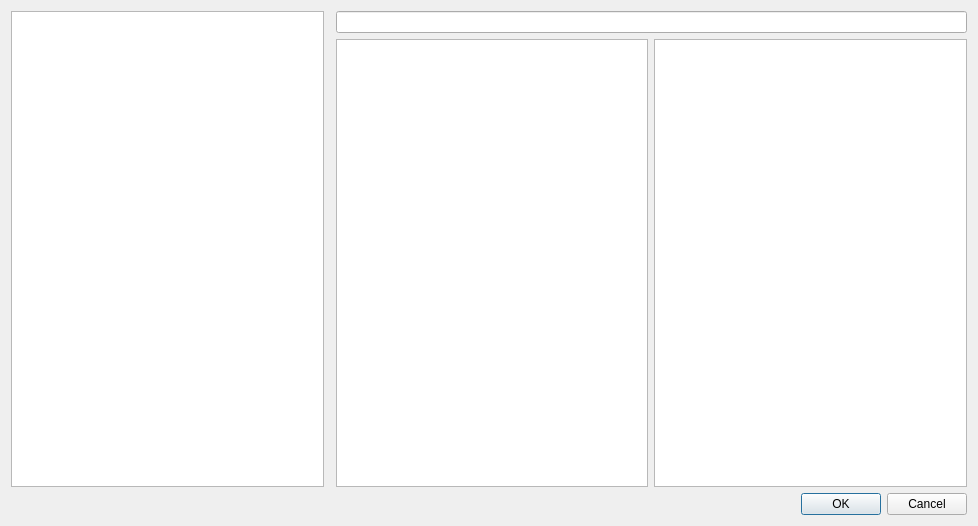
<?xml version="1.0" encoding="UTF-8"?>
<ui version="4.0">
 <class>Dialog</class>
 <widget class="QDialog" name="Dialog">
  <property name="windowModality">
   <enum>Qt::WindowModality::NonModal</enum>
  </property>
  <property name="geometry">
   <rect>
    <x>0</x>
    <y>0</y>
    <width>978</width>
    <height>526</height>
   </rect>
  </property>
  <property name="windowTitle">
   <string>Edit Element...</string>
  </property>
  <property name="modal">
   <bool>true</bool>
  </property>
  <layout class="QGridLayout" name="gridLayout">
   <item row="1" column="3">
    <widget class="QPlainTextEdit" name="propertyInput"/>
   </item>
   <item row="2" column="1" colspan="3">
    <widget class="QDialogButtonBox" name="buttonBox">
     <property name="orientation">
      <enum>Qt::Orientation::Horizontal</enum>
     </property>
     <property name="standardButtons">
      <set>QDialogButtonBox::StandardButton::Cancel|QDialogButtonBox::StandardButton::Ok</set>
     </property>
     <property name="centerButtons">
      <bool>false</bool>
     </property>
    </widget>
   </item>
   <item row="0" column="2" colspan="2">
    <widget class="QLineEdit" name="nameInput"/>
   </item>
   <item row="0" column="0" rowspan="2">
    <widget class="QTreeWidget" name="typeSelect">
     <attribute name="headerVisible">
      <bool>false</bool>
     </attribute>
     <column>
      <property name="text">
       <string notr="true">1</string>
      </property>
     </column>
    </widget>
   </item>
   <item row="1" column="2">
    <widget class="QListWidget" name="propertiesList">
     <property name="supportedDragActions">
      <set>Qt::DropAction::IgnoreAction</set>
     </property>
    </widget>
   </item>
  </layout>
 </widget>
 <resources/>
 <connections>
  <connection>
   <sender>buttonBox</sender>
   <signal>accepted()</signal>
   <receiver>Dialog</receiver>
   <slot>accept()</slot>
   <hints>
    <hint type="sourcelabel">
     <x>248</x>
     <y>254</y>
    </hint>
    <hint type="destinationlabel">
     <x>157</x>
     <y>274</y>
    </hint>
   </hints>
  </connection>
  <connection>
   <sender>buttonBox</sender>
   <signal>rejected()</signal>
   <receiver>Dialog</receiver>
   <slot>reject()</slot>
   <hints>
    <hint type="sourcelabel">
     <x>316</x>
     <y>260</y>
    </hint>
    <hint type="destinationlabel">
     <x>286</x>
     <y>274</y>
    </hint>
   </hints>
  </connection>
 </connections>
</ui>
